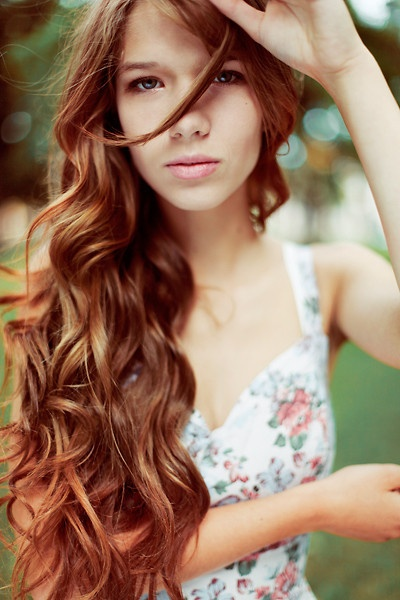
//> input picture 访问像素/访问像素/1.jpg, 400 x 600 px
$ ./源   (built with g++ and OpenCV 4)
//> lines starting //> are read from the running program, lines starting //| are printed output that depends on the picture
#include<iostream>
#include<opencv2/core/core.hpp>
#include<opencv2/highgui/highgui.hpp>
#include<opencv2/imgproc/imgproc.hpp>
#include<opencv2/opencv.hpp>

using namespace cv;
using namespace std;

//void RGB_Detection(Mat);
//void Uniformity_Detection(Mat);
void Distribution_Detection(Mat);

int main()
{
	Mat srcImage = imread("1.jpg");
//> srcImage is the input picture: 600 rows x 400 cols, CV_8UC3; mean B, G, R 98.3, 120, 152.7
	//RGB_Detection(srcImage);
	Distribution_Detection(srcImage);

	waitKey(0);
}

// [9 lines of commented-out code are left out]

void Distribution_Detection(Mat srcImage)
{
	int bins = 255;//特征空间子区段的数目
	int hist_size[] = { bins };
	float range[] = { 0,255 };
	const float* ranges[] = { range };
	Mat redHist, greenHist, blueHist;

	int channels_r[] = { 0 };
	calcHist(&srcImage,1,channels_r,Mat(),redHist,1,hist_size,ranges,true, false);
//> redHist = 255 values, max 5829 at index 0, min 20 at index 253, mean 941.2

	int channels_g[] = { 1 };
	calcHist(&srcImage, 1, channels_g, Mat(),greenHist, 1, hist_size, ranges, true, false);
//> greenHist = 255 values, max 2495 at index 0, min 0 at index 253, mean 941.2

	int channels_b[] = { 2 };
	calcHist(&srcImage, 1, channels_b, Mat(), blueHist, 1, hist_size, ranges, true, false);
//> blueHist = 255 values, max 2877 at index 234, min 0 at index 0, mean 941.2

	double maxValue_red, maxValue_green, maxValue_blue;
	minMaxLoc(redHist, 0, &maxValue_red, 0, 0);
//> maxValue_red = 5829
	minMaxLoc(greenHist, 0, &maxValue_green, 0, 0);
//> maxValue_green = 2495
	minMaxLoc(blueHist, 0, &maxValue_blue, 0, 0);
//> maxValue_blue = 2877
	int scale = 1;
	int histHeight = 256;
	Mat histImage = Mat::zeros(histHeight, bins * 3, CV_8UC3);

	for (int i = 0; i < bins; i++)
	{
		float binValue_red = redHist.at<float>(i);
		float binValue_green = greenHist.at<float>(i);
		float binValue_blue = blueHist.at<float>(i);
		int intensity_red = cvRound(binValue_red*histHeight / maxValue_red);
		int intensity_green = cvRound(binValue_green*histHeight / maxValue_green);
		int intensity_blue = cvRound(binValue_blue*histHeight / maxValue_blue);

		rectangle(histImage,
			Point(i*scale, histHeight - 1),
			Point((i + 1)*scale, histHeight - intensity_red),
			Scalar(255, 0, 0));

		rectangle(histImage,
			Point(i*scale, histHeight - 1),
			Point((i + bins + 1)*scale - 1, histHeight - intensity_green),
			Scalar(0, 255, 0));

		rectangle(histImage,
			Point((i+bins*2)*scale, histHeight - 1),
			Point((i + bins*2 + 1)*scale - 1, histHeight - intensity_blue),
			Scalar(0, 0, 255));
	}
//> this loop made 255 passes
//> (binValue_red, binValue_green, binValue_blue, intensity_red, intensity_green, intensity_blue) on passes 1 to 3: (5829, 2495, 0, 256, 256, 0), (2105, 1420, 3, 92, 146, 0), (2253, 1415, 1, 99, 145, 0)
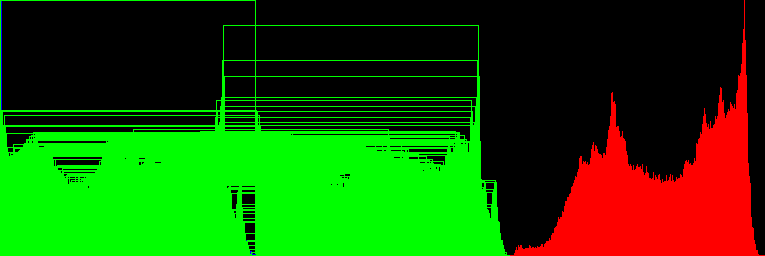
//> histImage: 256 rows x 765 cols, CV_8UC3; mean B, G, R 0.2, 83.5, 27.8

	imshow("图像的RGB直方分布图", histImage);
}
